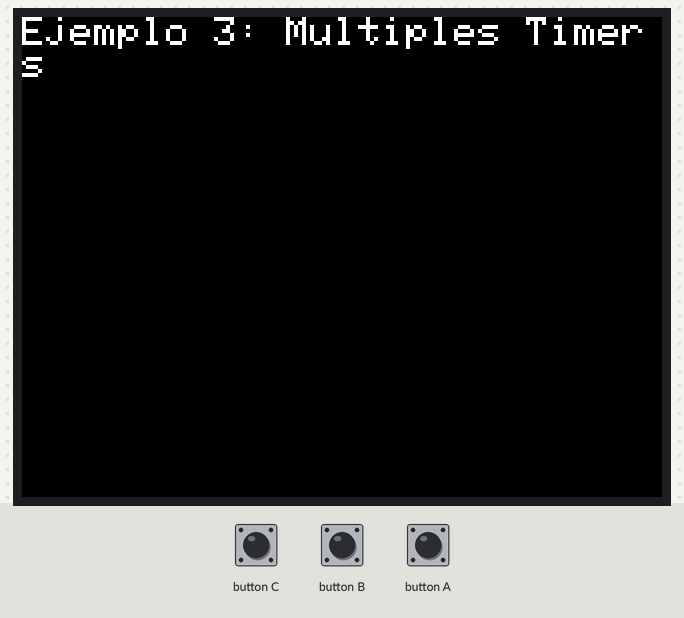
Bench run of a sketch on a simulated ESP32. Parts: 320×240 colour display. What the sketch prints to the serial monitor is not drawn.

Above: at 0.3 s.
At 4.3 s:
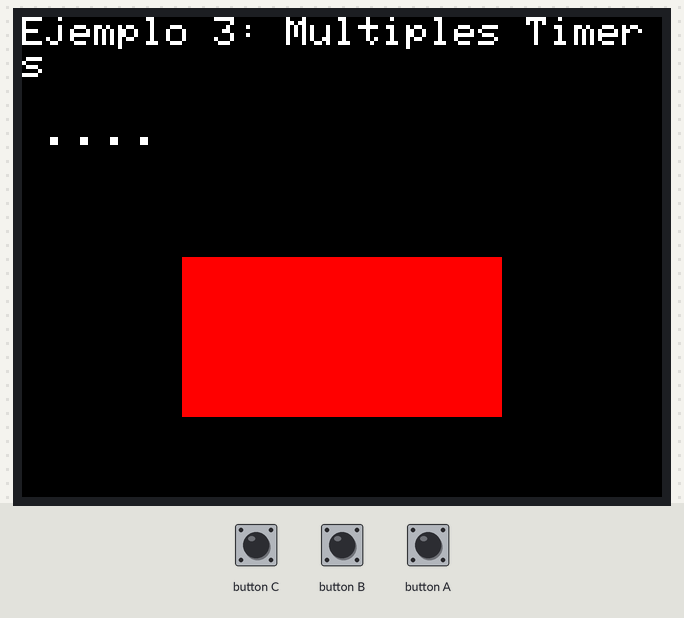
At 6.3 s:
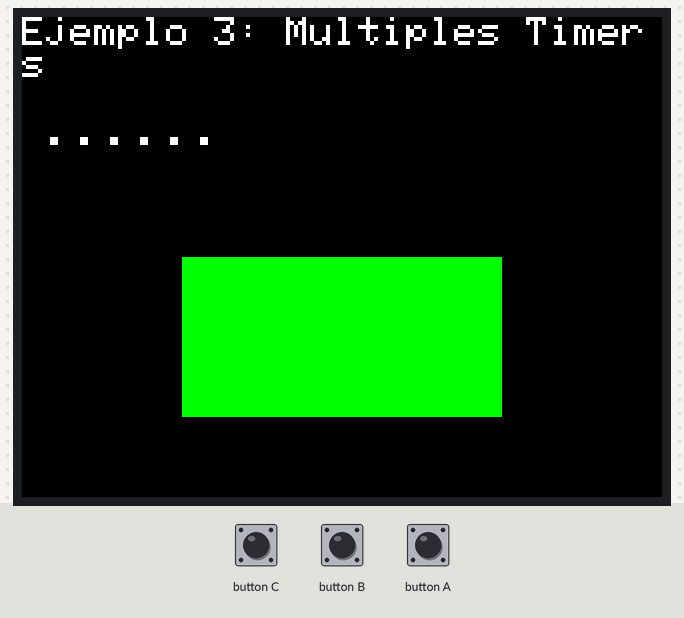
At 10.3 s:
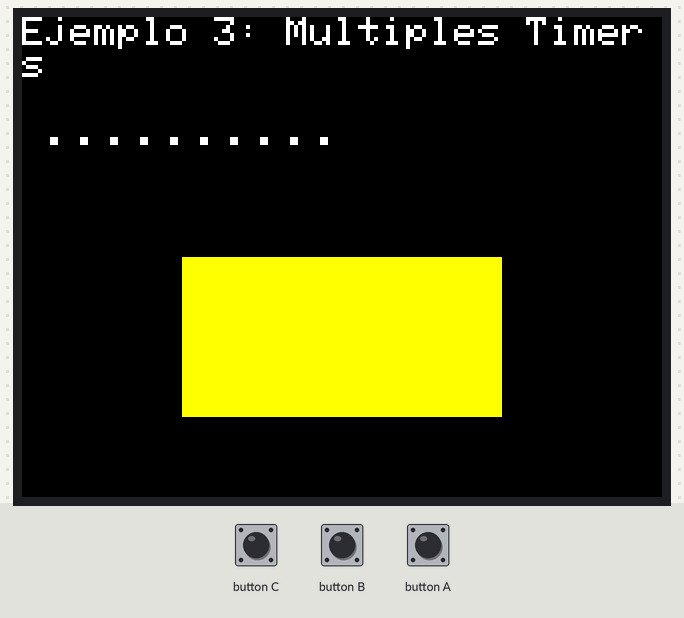
At 24.3 s:
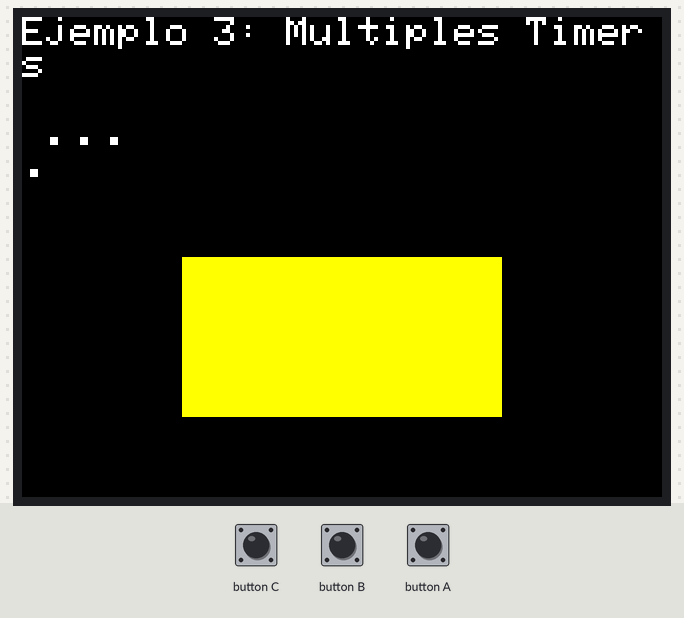
At 38.3 s:
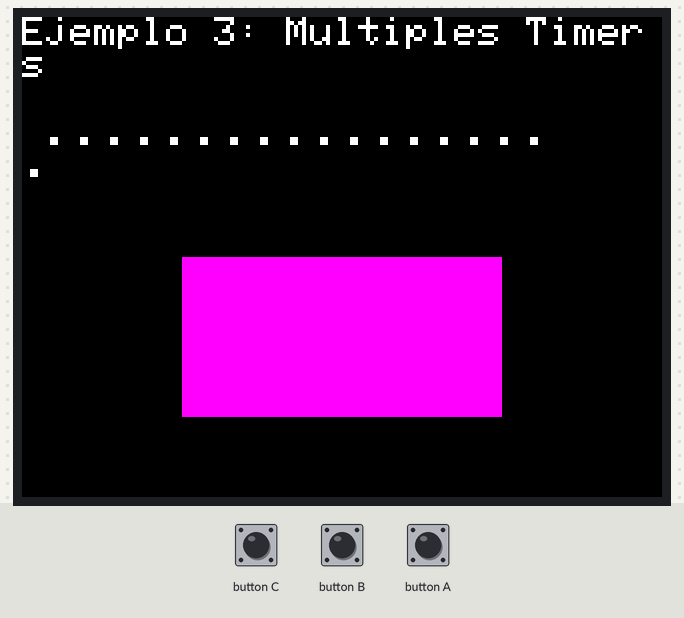

The sketch:

03_Multiple_Timers.ino
```cpp
// 3. Uso de Múltiples Temporizadores (para M5Stack)
// El ESP32 tiene 4 temporizadores de hardware. Este ejemplo muestra cómo usar dos de ellos
// simultáneamente para realizar tareas a diferentes intervalos.

#include <M5Stack.h>

// --- Variables para el Timer 0 ---
hw_timer_t *timer0 = NULL;
volatile bool flag0 = false;

// --- Variables para el Timer 1 ---
hw_timer_t *timer1 = NULL;
volatile bool flag1 = false;


// --- ISRs ---
void IRAM_ATTR onTimer0() {
  flag0 = true;
}

void IRAM_ATTR onTimer1() {
  flag1 = true;
}


void setup() {
  M5.begin();
  Serial.begin(115200);

  M5.Lcd.fillScreen(BLACK);
  M5.Lcd.setTextSize(2);
  M5.Lcd.setCursor(0, 0);
  M5.Lcd.println("Ejemplo 3: Multiples Timers");

  // --- Configuración del Timer 0 (1 segundo) ---
  timer0 = timerBegin(0, 80, true); // Timer 0, 1 tick = 1 µs
  timerAttachInterrupt(timer0, &onTimer0, true);
  timerAlarmWrite(timer0, 1000000, true); // 1 segundo
  timerAlarmEnable(timer0);
  Serial.println("Timer 0 configurado para 1 segundo.");

  // --- Configuración del Timer 1 (2.5 segundos) ---
  timer1 = timerBegin(1, 80, true); // Timer 1, 1 tick = 1 µs
  timerAttachInterrupt(timer1, &onTimer1, true);
  timerAlarmWrite(timer1, 2500000, true); // 2.5 segundos
  timerAlarmEnable(timer1);
  Serial.println("Timer 1 configurado para 2.5 segundos.");
}


void loop() {
  M5.update();

  // --- Manejo de la Interrupción del Timer 0 ---
  if (flag0) {
    flag0 = false;

    // Cada segundo, imprime un punto en la parte superior de la pantalla
    static int dotCount = 0;
    M5.Lcd.setTextSize(2);
    M5.Lcd.setCursor(10 + (dotCount * 15), 50);
    M5.Lcd.print(".");
    dotCount++;
    if (dotCount > 20) {
      dotCount = 0;
      M5.Lcd.fillRect(0, 50, 320, 20, BLACK);
    }
    Serial.println("Timer 0 Tick!");
  }

  // --- Manejo de la Interrupción del Timer 1 ---
  if (flag1) {
    flag1 = false;

    // Cada 2.5 segundos, cambia el color de un rectángulo en la parte inferior
    static int colorIndex = 0;
    uint16_t colors[] = {RED, GREEN, BLUE, YELLOW, MAGENTA};
    M5.Lcd.fillRect(80, 120, 160, 80, colors[colorIndex]);
    colorIndex = (colorIndex + 1) % 5; // Cicla entre los 5 colores
    Serial.println("Timer 1 Tock!");
  }
}
```

Measured:
- what the display in image 1 shows lasts 1.1 s, from 4.2 s to 5.3 s
